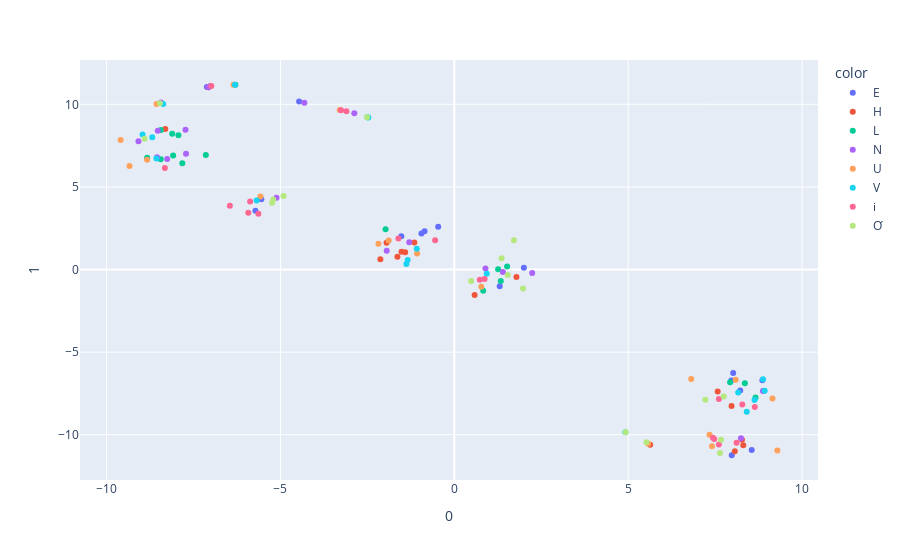

Notebook cell for this chart:
### Code cell
import plotly.express as px

fig = px.scatter(model, x=0, y=1, color=labels)
fig.show()

### Figure 1 — Plotly figure (JSON) as saved in the notebook; plotly's stock layout.template omitted (floating-point values rounded to 4 significant figures)
{"data": [{"hovertemplate": "color=E<br>0=%{x}<br>1=%{y}<extra></extra>", "legendgroup": "E", "marker": {"color": "#636efa", "symbol": "circle"}, "mode": "markers", "name": "E", "orientation": "v", "showlegend": true, "type": "scatter", "x": [-4.463, -5.719, 8.552, 7.965, 8.86, -5.549, 8.222, 8.019, -7.115, -1.523, -0.8551, 2.001, -0.9446, -0.4627, 7.979, 1.305], "xaxis": "x", "y": [10.16, 3.555, -10.92, -6.718, -6.704, 4.257, -7.317, -6.26, 11.04, 2.019, 2.317, 0.1065, 2.182, 2.588, -11.24, -1.014], "yaxis": "y"}, {"hovertemplate": "color=H<br>0=%{x}<br>1=%{y}<extra></extra>", "legendgroup": "H", "marker": {"color": "#EF553B", "symbol": "circle"}, "mode": "markers", "name": "H", "orientation": "v", "showlegend": true, "type": "scatter", "x": [-2.126, -8.311, 8.066, 5.633, 7.972, 7.574, 8.31, -1.948, -1.413, -1.636, -1.149, -1.519, 8.273, -7.07, 1.787, 0.5839], "xaxis": "x", "y": [0.6239, 8.51, -11.0, -10.61, -8.263, -7.391, -10.64, 1.625, 1.043, 0.769, 1.638, 1.081, -10.31, 11.04, -0.4541, -1.547], "yaxis": "y"}, {"hovertemplate": "color=L<br>0=%{x}<br>1=%{y}<extra></extra>", "legendgroup": "L", "marker": {"color": "#00cc96", "symbol": "circle"}, "mode": "markers", "name": "L", "orientation": "v", "showlegend": true, "type": "scatter", "x": [0.83, 1.519, -7.145, 8.662, 7.931, -8.832, 8.355, -6.296, -8.555, -8.085, -1.976, -8.439, -7.933, -8.112, -8.442, -2.497, 1.336, -7.82, 1.26], "xaxis": "x", "y": [-1.281, 0.1828, 6.931, -7.745, -6.827, 6.772, -6.889, 11.18, 6.744, 6.907, 2.433, 8.45, 8.128, 8.216, 6.674, 9.214, -0.7009, 6.427, 0.02023], "yaxis": "y"}, {"hovertemplate": "color=N<br>0=%{x}<br>1=%{y}<extra></extra>", "legendgroup": "N", "marker": {"color": "#ab63fa", "symbol": "circle"}, "mode": "markers", "name": "N", "orientation": "v", "showlegend": true, "type": "scatter", "x": [0.8964, -9.082, -7.07, -8.547, -1.295, -1.944, -2.875, -8.527, -7.715, -8.438, -4.312, -7.729, 8.244, -7.016, 2.239, 8.876, -5.114, -8.256, 1.398], "xaxis": "x", "y": [0.0629, 7.764, 11.04, 6.798, 1.649, 1.131, 9.452, 8.402, 7.008, 10.11, 10.09, 8.461, -10.21, 11.1, -0.2165, -7.354, 4.351, 6.682, -0.1463], "yaxis": "y"}, {"hovertemplate": "color=U<br>0=%{x}<br>1=%{y}<extra></extra>", "legendgroup": "U", "marker": {"color": "#FFA15A", "symbol": "circle"}, "mode": "markers", "name": "U", "orientation": "v", "showlegend": true, "type": "scatter", "x": [-3.295, 7.411, 9.289, 7.34, -5.575, -8.561, -6.351, -2.183, -9.34, 8.093, -1.07, 0.7772, -8.835, 5.577, -1.887, 9.149, 6.812, -9.594], "xaxis": "x", "y": [9.662, -10.69, -10.95, -10.01, 4.419, 10.02, 11.18, 1.557, 6.268, -6.668, 0.9616, -1.049, 6.644, -10.54, 1.756, -7.815, -6.624, 7.836], "yaxis": "y"}, {"hovertemplate": "color=V<br>0=%{x}<br>1=%{y}<extra></extra>", "legendgroup": "V", "marker": {"color": "#19d3f3", "symbol": "circle"}, "mode": "markers", "name": "V", "orientation": "v", "showlegend": true, "type": "scatter", "x": [-8.564, 8.925, -6.308, -8.686, 8.633, 8.409, -1.341, 4.919, -8.371, -8.963, -1.079, 0.9322, -1.379, -5.686, -2.472, 8.877, 8.163], "xaxis": "x", "y": [6.714, -7.341, 11.18, 8.002, -7.893, -8.617, 0.569, -9.849, 10.01, 8.179, 1.263, -0.2625, 0.3289, 4.183, 9.197, -6.649, -7.45], "yaxis": "y"}, {"hovertemplate": "color=i<br>0=%{x}<br>1=%{y}<extra></extra>", "legendgroup": "i", "marker": {"color": "#FF6692", "symbol": "circle"}, "mode": "markers", "name": "i", "orientation": "v", "showlegend": true, "type": "scatter", "x": [8.116, -6.987, 0.8717, 7.438, 7.475, 0.7341, -6.454, -0.5512, -8.323, -5.924, 7.607, -5.635, 8.642, -3.257, -5.871, 7.608, -3.102, -1.607, 8.282], "xaxis": "x", "y": [-10.48, 11.11, -0.5793, -10.19, -10.26, -0.6248, 3.854, 1.775, 6.15, 3.432, -7.834, 3.369, -8.32, 9.644, 4.113, -10.59, 9.574, 1.877, -8.174], "yaxis": "y"}, {"hovertemplate": "color=Ơ<br>0=%{x}<br>1=%{y}<extra></extra>", "legendgroup": "Ơ", "marker": {"color": "#B6E880", "symbol": "circle"}, "mode": "markers", "name": "Ơ", "orientation": "v", "showlegend": true, "type": "scatter", "x": [5.525, -8.905, 1.36, 7.218, -8.466, -4.912, 4.929, -5.238, 1.715, 1.535, 1.976, 7.638, 0.4831, 7.746, -2.506, 7.67, -5.206], "xaxis": "x", "y": [-10.46, 7.911, 0.6827, -7.878, 10.06, 4.445, -9.858, 4.036, 1.764, -0.3341, -1.144, -11.1, -0.7019, -7.682, 9.222, -10.3, 4.238], "yaxis": "y"}], "layout": {"legend": {"title": {"text": "color"}, "tracegroupgap": 0}, "margin": {"t": 60}, "xaxis": {"anchor": "y", "domain": [0, 1], "title": {"text": "0"}}, "yaxis": {"anchor": "x", "domain": [0, 1], "title": {"text": "1"}}}}
